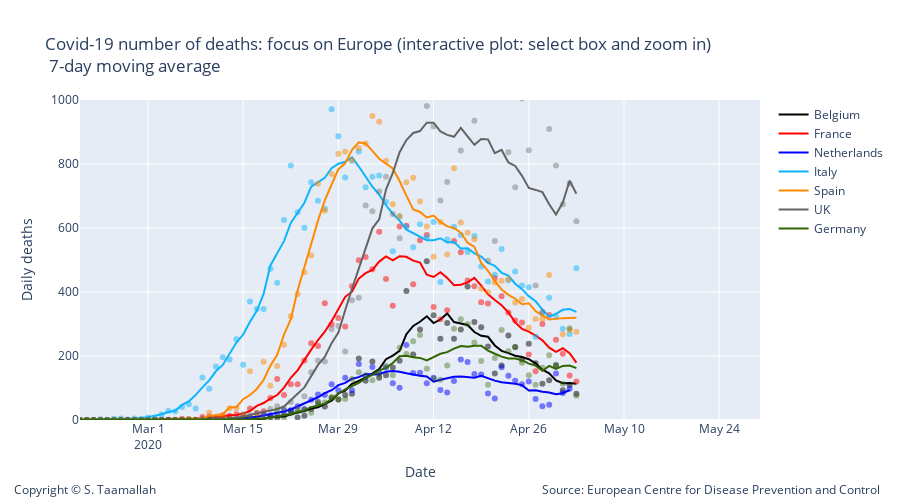

The notebook cell this image was saved under:
### Markdown cell above
### Focus on Europe:

### Code cell
# Add traces
trace1 = go.Scatter(
        x=df_belgium.index, 
        y=df_belgium['deaths'],
        mode='markers',
        name='Belgium daily cases',
        line_color='rgba(0, 0, 0, 0.5)',
        showlegend=False,
)

trace11 = go.Scatter(
        x=df_belgium.index, 
        y=smooth_belgium,
        mode='lines',
        name='Belgium',
        line_color='rgba(0, 0, 0, 1)',
)


trace3 = go.Scatter(
        x=df_netherlands.index, 
        y=df_netherlands['deaths'],
        mode='markers',
        name='Netherlands',
        line_color='rgba(0, 0, 255, .5)',
    showlegend=False,
)

trace33 = go.Scatter(
        x=df_netherlands.index, 
        y=smooth_netherlands,
        mode='lines',
        name='Netherlands',
        line_color='rgba(0, 0, 255, 1)',
)


data2 = [trace1,trace11, trace2, trace22, trace3, trace33, trace4, trace44, trace5, trace55, trace6, trace66, trace7, trace77]


layout2 = go.Layout(
    title="Covid-19 number of deaths: focus on Europe (interactive plot: select box and zoom in) <br> 7-day moving average",
    width=900,
    height=500,
    
    # Top left
    xaxis=dict(
        title='Date',
        range=['2020-02-20', '2020-05-30'],
    ),
    yaxis=dict(
        title='Daily deaths',
        #type='log',
        range=[0,1000],
        anchor='x'
    ),
    
      annotations=[
        dict(
            x=1.18,
            y=-0.25,
            showarrow=False,
            text='Source: European Centre for Disease Prevention and Control',
            xref='paper',
            yref='paper'
        ),
        
        dict(
            x=-0.1,
            y=-0.25,
            showarrow=False,
            text='Copyright © S. Taamallah ',
            xref='paper',
            yref='paper'
        )
    ],
    
)


fig = go.Figure(data=data2, layout=layout2)
fig.show()
from plotly.offline import plot
plot(fig, filename="STaamallah_covid19_analysis_chart_1bis_20200426.html", auto_open = False)
